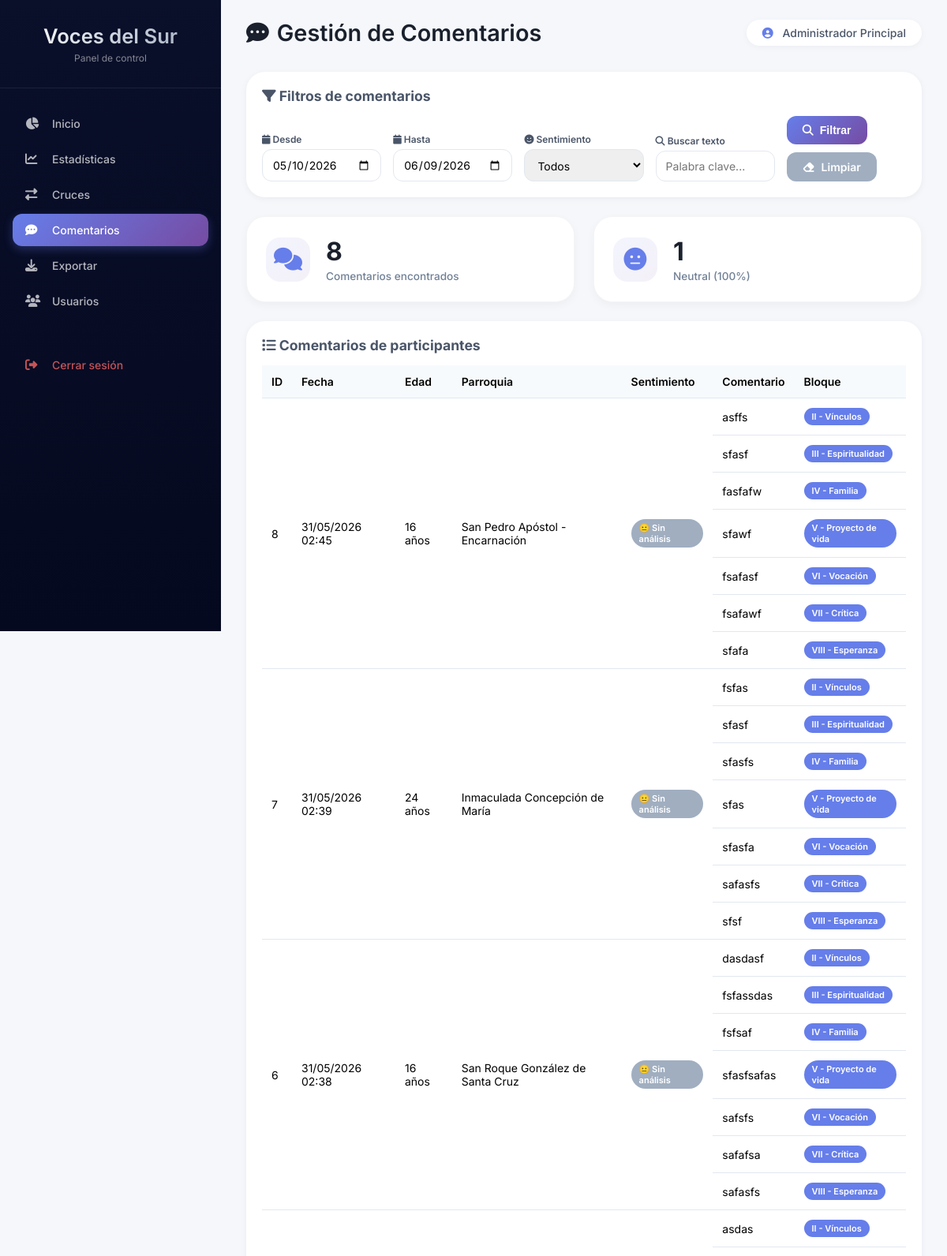
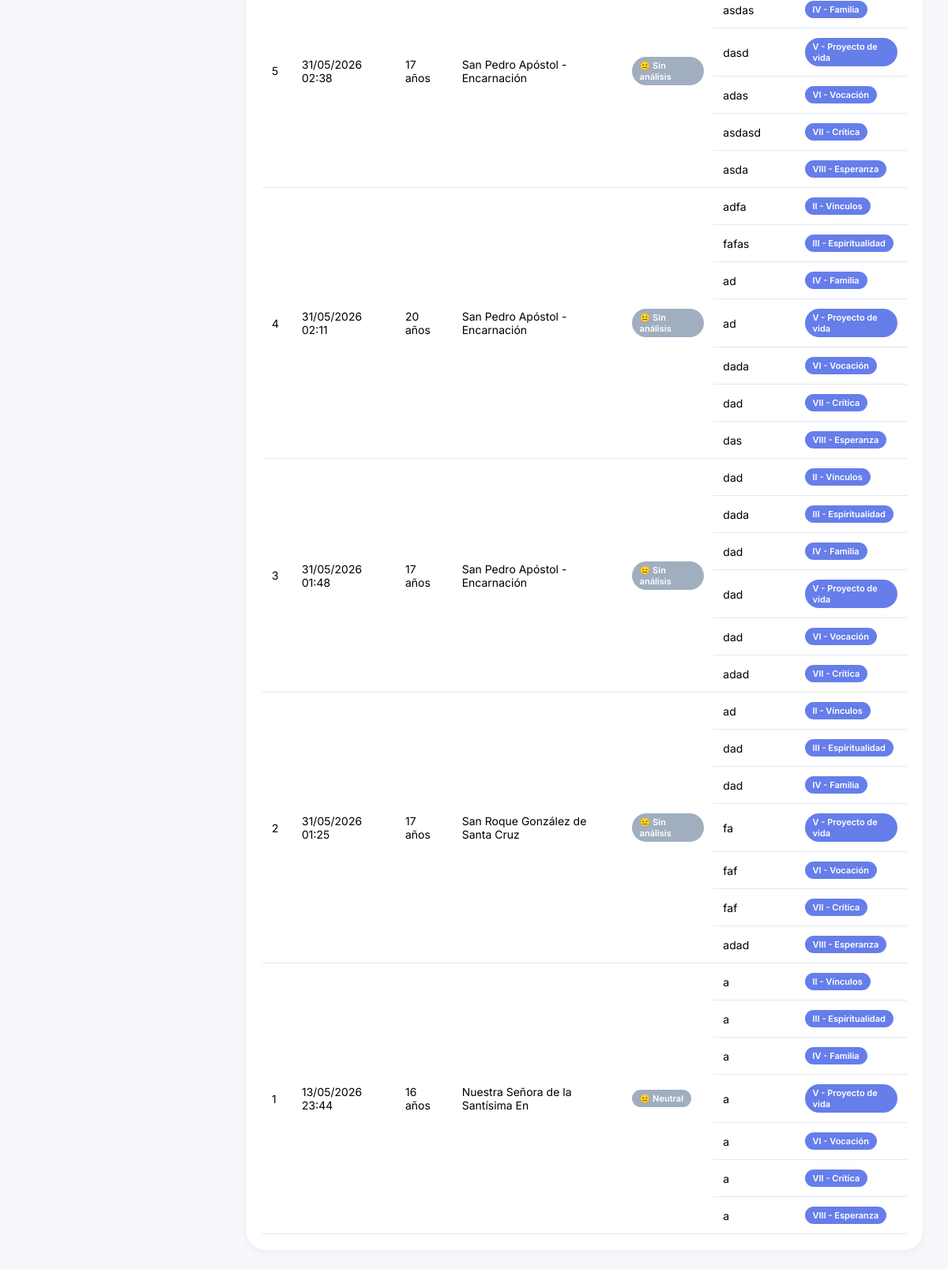
The page /dashboard/comentarios.php (signed in) on the database its author committed (2 pictures, top to bottom).
### tables this page shows
CREATE TABLE `respuestas` (
  `id` int(11) NOT NULL,
  `fecha` timestamp NOT NULL DEFAULT current_timestamp(),
  `ip` varchar(45) DEFAULT NULL,
  `p1_anio` varchar(20) DEFAULT NULL,
  `p2_parroquia` varchar(100) DEFAULT NULL,
  `p3_pertenencia` varchar(5) DEFAULT NULL,
  `p4_atraccion` varchar(5) DEFAULT NULL,
  `p5_espiritualidad` varchar(5) DEFAULT NULL,
  `p6_familia` varchar(5) DEFAULT NULL,
  `p7_proyecto` varchar(5) DEFAULT NULL,
  `p8_vocacion` varchar(5) DEFAULT NULL,
  `p9_critica` text DEFAULT NULL,
  `p10_esperanza` int(11) DEFAULT NULL,
  `campo_libre` text DEFAULT NULL,
  `permiso_padres` varchar(5) DEFAULT NULL,
  `comentario_bloque2` text DEFAULT NULL COMMENT 'Comentario bloque II - Vínculos',
  `comentario_bloque3` text DEFAULT NULL COMMENT 'Comentario bloque III - Espiritualidad',
  `comentario_bloque4` text DEFAULT NULL COMMENT 'Comentario bloque IV - Familia',
  `comentario_bloque5` text DEFAULT NULL COMMENT 'Comentario bloque V - Proyecto de vida',
  `comentario_bloque6` text DEFAULT NULL COMMENT 'Comentario bloque VI - Vocación',
  `comentario_bloque7` text DEFAULT NULL COMMENT 'Comentario bloque VII - Crítica',
  `comentario_bloque8` text DEFAULT NULL COMMENT 'Comentario bloque VIII - Esperanza',
  `comentario_bloque9` text DEFAULT NULL COMMENT 'Comentario bloque VIII - Esperanza social',
  `p4b_situacion` varchar(5) DEFAULT NULL COMMENT 'P4b-1: Situación principal (estudio/trabajo/busco/etc)',
  `p4b_area` varchar(5) DEFAULT NULL COMMENT 'P4b-2: Área de interés formativo/laboral',
  `p4b_movilidad` varchar(5) DEFAULT NULL COMMENT 'P4b-3: Disposición a movilidad territorial',
  `comentario_p4b1` text DEFAULT NULL COMMENT 'Comentario P4b-1 - Situación principal',
  `comentario_p4b2` text DEFAULT NULL COMMENT 'Comentario P4b-2 - Área de interés',
  `comentario_p4b3` text DEFAULT NULL COMMENT 'Comentario P4b-3 - Movilidad territorial'
);

CREATE TABLE `analisis_texto` (
  `id` int(11) NOT NULL,
  `respuesta_id` int(11) DEFAULT NULL,
  `texto_original` text DEFAULT NULL,
  `sentimiento` varchar(20) DEFAULT NULL,
  `palabras_clave` text DEFAULT NULL,
  `tema_principal` varchar(100) DEFAULT NULL
);

### dashboard/comentarios.php (the view, shortened to what this page needs)
<?php
require_once '../db_config.php';
$fecha_desde = $_GET['fecha_desde'] ?? date('Y-m-d', strtotime('-30 days'));
$fecha_hasta = $_GET['fecha_hasta'] ?? date('Y-m-d');
$buscar = $_GET['buscar'] ?? '';
$where = [];
$params = [];
if ($fecha_desde && $fecha_hasta) {
    $where[] = "DATE(r.fecha) BETWEEN ? AND ?";
    $params[] = $fecha_desde;
    $params[] = $fecha_hasta;
}
$where_sql = !empty($where) ? "WHERE " . implode(" AND ", $where) : "";
$sql = "SELECT r.id, r.fecha, r.p1_anio, r.p2_parroquia, r.campo_libre,
        r.comentario_bloque2, r.comentario_bloque3, r.comentario_bloque4,
        r.comentario_bloque5, r.comentario_bloque6, r.comentario_bloque7,
        r.comentario_bloque8, a.sentimiento
        FROM respuestas r
        LEFT JOIN analisis_texto a ON r.id = a.respuesta_id
        $where_sql
        AND (r.campo_libre IS NOT NULL AND r.campo_libre != ''
             OR r.comentario_bloque2 IS NOT NULL AND r.comentario_bloque2 != ''
             OR r.comentario_bloque3 IS NOT NULL AND r.comentario_bloque3 != ''
             OR r.comentario_bloque4 IS NOT NULL AND r.comentario_bloque4 != ''
             OR r.comentario_bloque5 IS NOT NULL AND r.comentario_bloque5 != ''
             OR r.comentario_bloque6 IS NOT NULL AND r.comentario_bloque6 != ''
             OR r.comentario_bloque7 IS NOT NULL AND r.comentario_bloque7 != ''
             OR r.comentario_bloque8 IS NOT NULL AND r.comentario_bloque8 != '')
        ORDER BY r.id DESC";
$stmt = $pdo->prepare($sql);
$stmt->execute($params);
$comentarios = $stmt->fetchAll();
$sentimientos = $pdo->query("SELECT sentimiento, COUNT(*) as total FROM analisis_texto GROUP BY sentimiento")->fetchAll();
$total_comentarios = array_sum(array_column($sentimientos, 'total'));
require_once 'header.php';
?>
<div class="filtros-card">
    <h3><i class="fas fa-filter"></i> Filtros de comentarios</h3>
    <form method="GET" class="filtros-form">
        <div class="filtros-grid">
            <div class="filtro-group">
                <label><i class="fas fa-calendar"></i> Desde</label>
                <input type="date" name="fecha_desde" value="<?= $fecha_desde ?>">
            </div>
            <div class="filtro-group">
                <label><i class="fas fa-calendar"></i> Hasta</label>
                <input type="date" name="fecha_hasta" value="<?= $fecha_hasta ?>">
            </div>
            <div class="filtro-group">
                <label><i class="fas fa-smile"></i> Sentimiento</label>
                <select name="sentimiento">
                    <option value="">Todos</option>
                </select>
            </div>
            <div class="filtro-group">
                <label><i class="fas fa-search"></i> Buscar texto</label>
                <input type="text" name="buscar" placeholder="Palabra clave..." value="<?= htmlspecialchars($buscar) ?>">
            </div>
            <div class="filtro-group botones-group">
                <button type="submit" class="btn-filtrar"><i class="fas fa-search"></i> Filtrar</button>
                <a href="comentarios.php" class="btn-limpiar"><i class="fas fa-eraser"></i> Limpiar</a>
            </div>
        </div>
    </form>
</div>
<div class="stats-grid" style="margin-bottom: 24px;">
    <div class="stat-card">
        <div class="stat-icon"><i class="fas fa-comments"></i></div>
        <div class="stat-info"><h3><?= count($comentarios) ?></h3><p>Comentarios encontrados</p></div>
    </div>
    <?php foreach ($sentimientos as $s): ?>
        <div class="stat-card">
            <?php
            $icono_sentimiento = 'meh';
            ?>
            <div class="stat-icon"><i class="fas fa-<?= $icono_sentimiento ?>"></i></div>
            <div class="stat-info">
                <h3><?= $s['total'] ?></h3>
                <p><?= ucfirst($s['sentimiento']) ?> (<?= $total_comentarios > 0 ? round(($s['total'] / $total_comentarios) * 100, 1) : 0 ?>%)</p>
            </div>
        </div>
    <?php endforeach; ?>
</div>
<div class="table-container">
    <h3><i class="fas fa-list"></i> Comentarios de participantes</h3>
    <div class="table-responsive">
        <table id="tablaComentarios" class="tabla-dinamica" style="width: 100%;">
            <thead>
                <tr>
                    <th>ID</th>
                    <th>Fecha</th>
                    <th>Edad</th>
                    <th>Parroquia</th>
                    <th>Sentimiento</th>
                    <th>Comentario</th>
                    <th>Bloque</th>
                </tr>
            </thead>
            <tbody>
                <?php foreach ($comentarios as $c):
                    $comentarios_bloques = [];
                    if (!empty($c['comentario_bloque2'])) $comentarios_bloques[] = ['bloque' => 'II - Vínculos', 'texto' => $c['comentario_bloque2']];
                    if (!empty($c['comentario_bloque3'])) $comentarios_bloques[] = ['bloque' => 'III - Espiritualidad', 'texto' => $c['comentario_bloque3']];
                    if (!empty($c['comentario_bloque4'])) $comentarios_bloques[] = ['bloque' => 'IV - Familia', 'texto' => $c['comentario_bloque4']];
                    if (!empty($c['comentario_bloque5'])) $comentarios_bloques[] = ['bloque' => 'V - Proyecto de vida', 'texto' => $c['comentario_bloque5']];
                    if (!empty($c['comentario_bloque6'])) $comentarios_bloques[] = ['bloque' => 'VI - Vocación', 'texto' => $c['comentario_bloque6']];
                    if (!empty($c['comentario_bloque7'])) $comentarios_bloques[] = ['bloque' => 'VII - Crítica', 'texto' => $c['comentario_bloque7']];
                    if (!empty($c['comentario_bloque8'])) $comentarios_bloques[] = ['bloque' => 'VIII - Esperanza', 'texto' => $c['comentario_bloque8']];
                    $sentimiento_clase = '';
                    $sentimiento_icono = '';
                    if ($c['sentimiento'] == 'positivo') {
                        $sentimiento_clase = 'badge-admin';
                        $sentimiento_icono = '😊';
                    } elseif ($c['sentimiento'] == 'negativo') {
                        $sentimiento_clase = 'btn-eliminar';
                        $sentimiento_icono = '😞';
                    } else {
                        $sentimiento_clase = 'badge-lector';
                        $sentimiento_icono = '😐';
                    }
                ?>
                    <?php foreach ($comentarios_bloques as $idx => $com): ?>
                        <tr class="fade-in">
                            <?php if ($idx === 0): ?>
                                <td rowspan="<?= count($comentarios_bloques) ?>"><?= $c['id'] ?></td>
                                <td rowspan="<?= count($comentarios_bloques) ?>"><?= date('d/m/Y H:i', strtotime($c['fecha'])) ?></td>
                                <td rowspan="<?= count($comentarios_bloques) ?>"><?= $c['p1_anio'] ? (2026 - intval($c['p1_anio'])) . ' años' : '-' ?></td>
                                <td rowspan="<?= count($comentarios_bloques) ?>"><?= htmlspecialchars(substr($c['p2_parroquia'] ?? '-', 0, 35)) ?></td>
                                <td rowspan="<?= count($comentarios_bloques) ?>"><span class="<?= $sentimiento_clase ?>" style="display: inline-block; padding: 4px 10px; border-radius: 20px;"><?= $sentimiento_icono ?> <?= ucfirst($c['sentimiento'] ?? 'Sin análisis') ?></span></td>
                            <?php endif; ?>
                            <td style="max-width: 400px; word-break: break-word;"><?= nl2br(htmlspecialchars(substr($com['texto'], 0, 200))) ?><?= strlen($com['texto']) > 200 ? '...' : '' ?></td>
                            <td><span class="badge-lector" style="background: #667eea; display: inline-block; padding: 4px 10px; border-radius: 20px;"><?= $com['bloque'] ?></span></td>
                        </tr>
                    <?php endforeach; ?>
                <?php endforeach; ?>
            </tbody>
        </table>
    </div>
</div>
<?php require_once 'footer.php'; ?>

### dashboard/css/dashboard.css (style rules this page uses)
* { margin: 0; padding: 0; box-sizing: border-box; }
body { font-family: 'Inter', 'Segoe UI', sans-serif; background: #f5f7fb; overflow-x: hidden; }
.stats-grid { display: grid; grid-template-columns: repeat(auto-fit, minmax(240px, 1fr)); gap: 24px; margin-bottom: 32px; }
.stat-card { background: white; border-radius: 24px; padding: 24px; display: flex; align-items: center; gap: 20px; box-shadow: 0 4px 12px rgba(0,0,0,0.04); transition: all 0.3s ease; border: 1px solid rgba(0,0,0,0.04); }
.stat-icon { width: 56px; height: 56px; background: linear-gradient(135deg, #667eea15, #764ba215); border-radius: 18px; display: flex; align-items: center; justify-content: center; font-size: 1.8em; color: #667eea; }
.stat-info h3 { font-size: 2em; font-weight: 700; color: #1a202c; margin-bottom: 4px; }
.stat-info p { color: #718096; font-size: 0.85em; font-weight: 500; }
.filtros-card { background: white; border-radius: 24px; padding: 20px; margin-bottom: 24px; box-shadow: 0 2px 8px rgba(0,0,0,0.05); }
.filtros-card h3 { margin-bottom: 15px; color: #4a5568; font-size: 1.1em; }
.filtros-grid { display: flex; flex-wrap: wrap; gap: 15px; align-items: flex-end; }
.filtro-group { flex: 1; min-width: 150px; }
.filtro-group label { display: block; margin-bottom: 5px; font-size: 12px; font-weight: 600; color: #4a5568; }
.filtro-group input, .filtro-group select { width: 100%; padding: 10px 12px; border: 1.5px solid #e2e8f0; border-radius: 12px; font-size: 14px; font-family: inherit; }
.botones-group { display: flex; gap: 10px; align-items: center; flex-wrap: wrap; }
.btn-filtrar { background: linear-gradient(135deg, #667eea, #764ba2); color: white; border: none; padding: 10px 20px; border-radius: 12px; cursor: pointer; font-weight: 600; font-size: 14px; display: inline-flex; align-items: center; gap: 8px; transition: transform 0.2s; }
.btn-limpiar { background: #a0aec0; color: white; border: none; padding: 10px 20px; border-radius: 12px; cursor: pointer; font-weight: 600; font-size: 14px; text-decoration: none; display: inline-flex; align-items: center; gap: 8px; }
.table-container { background: white; border-radius: 24px; padding: 20px; margin-top: 24px; box-shadow: 0 2px 8px rgba(0,0,0,0.05); overflow-x: auto; }
.table-container h3 { margin-bottom: 15px; color: #4a5568; font-size: 1.1em; }
.table-responsive { overflow-x: auto; -webkit-overflow-scrolling: touch; }
.tabla-dinamica { width: 100%; border-collapse: collapse; font-size: 14px; min-width: 600px; }
.tabla-dinamica th, .tabla-dinamica td { padding: 12px; text-align: left; border-bottom: 1px solid #e2e8f0; }
.tabla-dinamica th { background: #f7fafc; font-weight: 600; cursor: pointer; white-space: nowrap; }
.badge-lector { background: #a0aec0; color: white; padding: 4px 10px; border-radius: 20px; font-size: 11px; font-weight: 600; display: inline-block; }
.fade-in { animation: fadeIn 0.3s ease; }

### rows shown on the page
respuestas: id "8", fecha "31/05/2026 02:45", 2026-intval($c['p1_anio']) "16", p2_parroquia "San Pedro Apóstol - Encarnación", sentimiento_icono "😐", sentimiento "Sin análisis", texto "asffs", bloque "II - Vínculos", texto "sfasf", bloque "III - Espiritualidad", texto "fasfafw", bloque "IV - Familia", texto "sfawf", bloque "V - Proyecto de vida", texto "fsafasf", bloque "VI - Vocación", texto "fsafawf", bloque "VII - Crítica", texto "sfafa", bloque "VIII - Esperanza"
respuestas: id "7", fecha "31/05/2026 02:39", 2026-intval($c['p1_anio']) "24", p2_parroquia "Inmaculada Concepción de María", sentimiento_icono "😐", sentimiento "Sin análisis", texto "fsfas", bloque "II - Vínculos", texto "sfasf", bloque "III - Espiritualidad", texto "sfasfs", bloque "IV - Familia", texto "sfas", bloque "V - Proyecto de vida", texto "sfasfa", bloque "VI - Vocación", texto "safasfs", bloque "VII - Crítica", texto "sfsf", bloque "VIII - Esperanza"
respuestas: id "6", fecha "31/05/2026 02:38", 2026-intval($c['p1_anio']) "16", p2_parroquia "San Roque González de Santa Cruz", sentimiento_icono "😐", sentimiento "Sin análisis", texto "dasdasf", bloque "II - Vínculos", texto "fsfassdas", bloque "III - Espiritualidad", texto "fsfsaf", bloque "IV - Familia", texto "sfasfsafas", bloque "V - Proyecto de vida", texto "safsfs", bloque "VI - Vocación", texto "safafsa", bloque "VII - Crítica", texto "safasfs", bloque "VIII - Esperanza"
respuestas: id "5", fecha "31/05/2026 02:38", 2026-intval($c['p1_anio']) "17", p2_parroquia "San Pedro Apóstol - Encarnación", sentimiento_icono "😐", sentimiento "Sin análisis", texto "asdas", bloque "II - Vínculos", bloque "IV - Familia", texto "dasd", bloque "V - Proyecto de vida", texto "adas", bloque "VI - Vocación", texto "asdasd", bloque "VII - Crítica", texto "asda", bloque "VIII - Esperanza"
respuestas: id "4", fecha "31/05/2026 02:11", 2026-intval($c['p1_anio']) "20", p2_parroquia "San Pedro Apóstol - Encarnación", sentimiento_icono "😐", sentimiento "Sin análisis", texto "adfa", bloque "II - Vínculos", texto "fafas", bloque "III - Espiritualidad", texto "ad", bloque "IV - Familia", bloque "V - Proyecto de vida", texto "dada", bloque "VI - Vocación", texto "dad", bloque "VII - Crítica", texto "das", bloque "VIII - Esperanza"
respuestas: id "3", fecha "31/05/2026 01:48", 2026-intval($c['p1_anio']) "17", p2_parroquia "San Pedro Apóstol - Encarnación", sentimiento_icono "😐", sentimiento "Sin análisis", texto "dad", bloque "II - Vínculos", texto "dada", bloque "III - Espiritualidad", bloque "IV - Familia", bloque "V - Proyecto de vida", bloque "VI - Vocación", texto "adad", bloque "VII - Crítica"
respuestas: id "2", fecha "31/05/2026 01:25", 2026-intval($c['p1_anio']) "17", p2_parroquia "San Roque González de Santa Cruz", sentimiento_icono "😐", sentimiento "Sin análisis", texto "ad", bloque "II - Vínculos", texto "dad", bloque "III - Espiritualidad", bloque "IV - Familia", texto "fa", bloque "V - Proyecto de vida", texto "faf", bloque "VI - Vocación", bloque "VII - Crítica", texto "adad", bloque "VIII - Esperanza"
analisis_texto: respuesta "1", respuesta.fecha "13/05/2026 23:44", 2026-intval($c['p1_anio']) "16", respuesta.p2_parroquia "Nuestra Señora de la Santísima En", sentimiento "😐", sentimiento "Neutral", texto "a", bloque "II - Vínculos", bloque "III - Espiritualidad", bloque "IV - Familia", bloque "V - Proyecto de vida", bloque "VI - Vocación", bloque "VII - Crítica", bloque "VIII - Esperanza"

### other values the page prints
$titulo "Gestión de Comentarios"
$_SESSION['admin_nombre'] "Administrador Principal"
count($comentarios) "8"
$s['total'] "1"
$s['sentimiento'] "Neutral"
